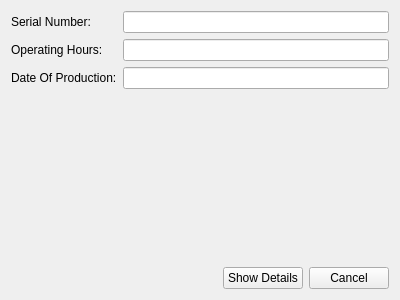
<?xml version="1.0" encoding="UTF-8"?>
<ui version="4.0">
 <class>SystemTracking::CCurrentConfigurationDlg</class>
 <widget class="QWidget" name="SystemTracking::CCurrentConfigurationDlg">
  <property name="geometry">
   <rect>
    <x>0</x>
    <y>0</y>
    <width>400</width>
    <height>300</height>
   </rect>
  </property>
  <property name="windowTitle">
   <string>Form</string>
  </property>
  <layout class="QVBoxLayout" name="verticalLayout_3">
   <item>
    <layout class="QHBoxLayout" name="horizontalLayout_2">
     <item>
      <layout class="QVBoxLayout" name="verticalLayout">
       <item>
        <widget class="QLabel" name="label">
         <property name="text">
          <string>Serial Number:</string>
         </property>
        </widget>
       </item>
       <item>
        <widget class="QLabel" name="label_2">
         <property name="text">
          <string>Operating Hours:</string>
         </property>
        </widget>
       </item>
       <item>
        <widget class="QLabel" name="label_3">
         <property name="text">
          <string>Date Of Production:</string>
         </property>
        </widget>
       </item>
      </layout>
     </item>
     <item>
      <layout class="QVBoxLayout" name="verticalLayout_2">
       <item>
        <widget class="QLineEdit" name="serialNumberEdit"/>
       </item>
       <item>
        <widget class="QLineEdit" name="opHrsEdit"/>
       </item>
       <item>
        <widget class="QLineEdit" name="DateOfProEdit"/>
       </item>
      </layout>
     </item>
    </layout>
   </item>
   <item>
    <spacer name="verticalSpacer">
     <property name="orientation">
      <enum>Qt::Vertical</enum>
     </property>
     <property name="sizeHint" stdset="0">
      <size>
       <width>20</width>
       <height>58</height>
      </size>
     </property>
    </spacer>
   </item>
   <item>
    <widget class="MainMenu::CScrollTable" name="widget" native="true"/>
   </item>
   <item>
    <spacer name="verticalSpacer_2">
     <property name="orientation">
      <enum>Qt::Vertical</enum>
     </property>
     <property name="sizeHint" stdset="0">
      <size>
       <width>20</width>
       <height>58</height>
      </size>
     </property>
    </spacer>
   </item>
   <item>
    <layout class="QHBoxLayout" name="horizontalLayout">
     <item>
      <spacer name="horizontalSpacer">
       <property name="orientation">
        <enum>Qt::Horizontal</enum>
       </property>
       <property name="sizeHint" stdset="0">
        <size>
         <width>158</width>
         <height>20</height>
        </size>
       </property>
      </spacer>
     </item>
     <item>
      <widget class="QPushButton" name="detailBtn">
       <property name="text">
        <string>Show Details</string>
       </property>
      </widget>
     </item>
     <item>
      <widget class="QPushButton" name="cancelBtn">
       <property name="text">
        <string>Cancel</string>
       </property>
      </widget>
     </item>
    </layout>
   </item>
  </layout>
 </widget>
 <customwidgets>
  <customwidget>
   <class>MainMenu::CScrollTable</class>
   <extends>QWidget</extends>
   <header location="global">MainMenu/Include/ScrollTable.h</header>
   <container>1</container>
  </customwidget>
 </customwidgets>
 <resources/>
 <connections/>
</ui>
